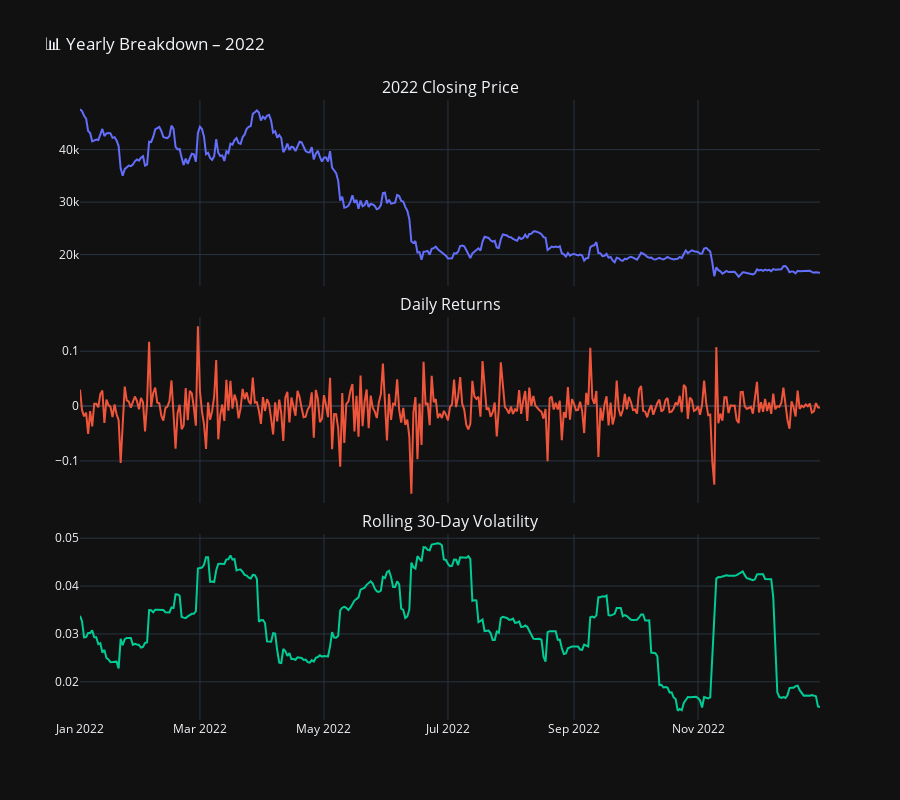

Notebook source saved alongside this figure:
### Markdown cell above
#### 📅 **2022 – Bear Market Collapse (Crypto Winter)**

### Code cell
# Plot for 2022
plot_yearly_segment(2022)

### Figure 1 — Plotly figure (JSON) as saved in the notebook; plotly's stock layout.template omitted (floating-point values rounded to 4 significant figures; data arrays with more than 128 entries replaced by an {"elided": "..."} marker saying what was removed)
{"data": [{"mode": "lines", "name": "Close", "type": "scatter", "x": {"elided": "365 str values"}, "xaxis": "x", "y": {"elided": "365 float values"}, "yaxis": "y"}, {"mode": "lines", "name": "Return", "type": "scatter", "x": {"elided": "365 str values"}, "xaxis": "x2", "y": {"elided": "365 float values"}, "yaxis": "y2"}, {"mode": "lines", "name": "Volatility", "type": "scatter", "x": {"elided": "365 str values"}, "xaxis": "x3", "y": {"elided": "365 float values"}, "yaxis": "y3"}], "layout": {"annotations": [{"font": {"size": 16}, "showarrow": false, "text": "2022 Closing Price", "x": 0.5, "xanchor": "center", "xref": "paper", "y": 1, "yanchor": "bottom", "yref": "paper"}, {"font": {"size": 16}, "showarrow": false, "text": "Daily Returns", "x": 0.5, "xanchor": "center", "xref": "paper", "y": 0.65, "yanchor": "bottom", "yref": "paper"}, {"font": {"size": 16}, "showarrow": false, "text": "Rolling 30-Day Volatility", "x": 0.5, "xanchor": "center", "xref": "paper", "y": 0.3, "yanchor": "bottom", "yref": "paper"}], "height": 800, "showlegend": false, "title": {"text": "📊 Yearly Breakdown – 2022"}, "xaxis": {"anchor": "y", "domain": [0, 1], "matches": "x3", "showticklabels": false}, "xaxis2": {"anchor": "y2", "domain": [0, 1], "matches": "x3", "showticklabels": false}, "xaxis3": {"anchor": "y3", "domain": [0, 1]}, "yaxis": {"anchor": "x", "domain": [0.7, 1]}, "yaxis2": {"anchor": "x2", "domain": [0.35, 0.65]}, "yaxis3": {"anchor": "x3", "domain": [0, 0.3]}}}
